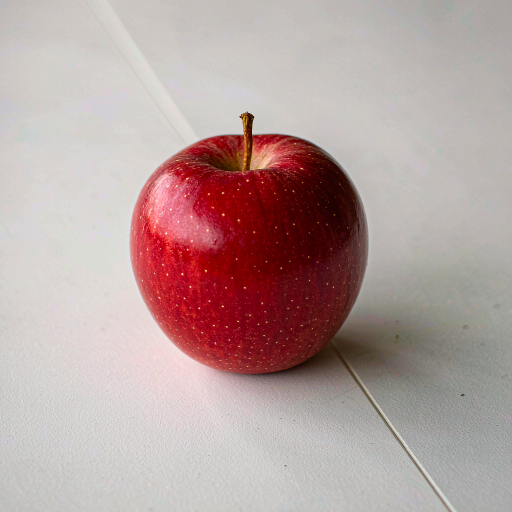
//> input picture 底层算法演示/GrabCut/assets/subject.png, 1024 x 1024 px (shown at 1/2 size)
$ ./grabcut -i=../assets/subject.png   (built with g++ and OpenCV 4)
//> lines starting //> are read from the running program, lines starting //| are printed output that depends on the picture; after the words box and inside, x2 and y2 are one past the last pixel; in counts of white or black regions, pixels touching at a corner belong together
/**
 * @file    grabcut.cpp
 * @brief   GrabCut 演示：用矩形框初始化，迭代优化 GMM 模型并提取前景。
 * @details 流程：定义初始矩形 -> 迭代优化模型 -> 涂鸦修正（可选）-> 提取前景。
 * @note    依赖：OpenCV 4.x（core / imgproc / imgcodecs / highgui）
 *          GrabCut 在 RGB 空间建 GMM，先验只有「矩形内=可能前景、外=确定背景」，
 *          所以矩形必须把目标完整框住且尽量贴紧，否则背景颜色会混进前景模型。
 */

#include <algorithm>
#include <iostream>
#include <string>
#include <vector>

#include <opencv2/opencv.hpp>
#include <opencv2/core/utils/filesystem.hpp>

namespace {

const int kPanelWidth = 480;
const int kPanelHeight = 360;
const int kTitleHeight = 30;

/** @brief 在若干候选位置中查找素材，便于从不同工作目录运行。 */
std::string locateAsset(const std::string& fileName)
{
    const std::vector<std::string> candidates = {
        "../../assets/" + fileName, "../assets/" + fileName, "assets/" + fileName};
    for (const auto& path : candidates) {
        if (cv::utils::fs::exists(path)) {
            return path;
        }
    }
    return candidates.front();
}

/** @brief 由素材路径推导输出目录：<demo>/assets/x.png -> <demo>/output。 */
std::string outputDirFor(const std::string& inputPath)
{
    std::string dir = inputPath;
    const size_t slash = dir.find_last_of("/\\");
    dir = (slash == std::string::npos) ? "." : dir.substr(0, slash);
    const size_t slash2 = dir.find_last_of("/\\");
    const std::string leaf = (slash2 == std::string::npos) ? dir : dir.substr(slash2 + 1);
    if (leaf == "assets") {
        dir = (slash2 == std::string::npos) ? "." : dir.substr(0, slash2);
    }
    return dir + "/output";
}

/** @brief 等比缩放并居中留白到固定面板。 */
cv::Mat fitPanel(const cv::Mat& image, const std::string& title)
{
    cv::Mat bgr;
    if (image.channels() == 1) {
        cv::cvtColor(image, bgr, cv::COLOR_GRAY2BGR);
    } else {
        bgr = image;
    }
    const double scale =
        std::min(kPanelWidth / static_cast<double>(bgr.cols),
                 kPanelHeight / static_cast<double>(bgr.rows));
    cv::Mat scaled;
    cv::resize(bgr, scaled, cv::Size(), scale, scale, cv::INTER_AREA);
    cv::Mat panel(kPanelHeight + kTitleHeight, kPanelWidth, CV_8UC3, cv::Scalar(255, 255, 255));
    const int x = (kPanelWidth - scaled.cols) / 2;
    const int y = kTitleHeight + (kPanelHeight - scaled.rows) / 2;
    scaled.copyTo(panel(cv::Rect(x, y, scaled.cols, scaled.rows)));
    cv::putText(panel, title, cv::Point(8, 21), cv::FONT_HERSHEY_SIMPLEX, 0.5,
                cv::Scalar(0, 0, 0), 1, cv::LINE_AA);
    return panel;
}

/** @brief 按列数拼接等尺寸面板。 */
cv::Mat montage(const std::vector<cv::Mat>& panels, int cols)
{
    const int rows = static_cast<int>((panels.size() + cols - 1) / cols);
    cv::Mat canvas(rows * panels[0].rows, cols * panels[0].cols, CV_8UC3, cv::Scalar(255, 255, 255));
    for (size_t i = 0; i < panels.size(); ++i) {
        const int r = static_cast<int>(i) / cols;
        const int c = static_cast<int>(i) % cols;
        panels[i].copyTo(canvas(cv::Rect(c * panels[i].cols, r * panels[i].rows,
                                         panels[i].cols, panels[i].rows)));
    }
    return canvas;
}

}  // namespace

/**
 * @brief  主流程：矩形初始化的 GrabCut 前景提取。
 * @param  argc 参数个数。
 * @param  argv 参数列表。
 * @return 0 表示成功，非 0 表示失败。
 */
int main(int argc, char** argv)
{
    const cv::String keys =
        "{help h usage ? |      | 打印帮助信息 }"
        "{i input        |      | 输入图像路径，缺省读取 assets/subject.png }"
        "{o output       |      | 输出图像路径，缺省写入 <目录>/output/grabcut.png }"
        "{m margin       | 0.10 | 矩形相对边界的留白比例 }"
        "{n iters        | 5    | 迭代次数 }"
        "{d display      | 0    | 是否弹窗显示 (1=显示, 0=不显示) }";

    cv::CommandLineParser parser(argc, argv, keys);
    parser.about("GrabCut 演示: 矩形初始化 + GMM 迭代\n参数请使用 --key=value 形式");
    if (parser.has("help")) {
        parser.printMessage();
        return 0;
    }
    if (!parser.check()) {
        parser.printErrors();
        parser.printMessage();
        return -1;
    }

    std::string inputPath = parser.get<std::string>("input");
    if (inputPath.empty()) {
        inputPath = locateAsset("subject.png");
    }
    const cv::Mat src = cv::imread(inputPath, cv::IMREAD_COLOR);
//> src is the input picture: 1024 rows x 1024 cols, CV_8UC3; mean B, G, R 159, 160.6, 182.4
    if (src.empty()) {
        std::cerr << "无法读取图像: " << inputPath << std::endl;
        return -1;
    }

    // 步骤 1：定义初始矩形。留一圈边距，保证背景像素也能进入背景 GMM。
    const double margin = std::max(0.0, std::min(0.4, parser.get<double>("margin")));
    const cv::Rect rect(static_cast<int>(src.cols * margin), static_cast<int>(src.rows * margin),
                        static_cast<int>(src.cols * (1.0 - 2 * margin)),
                        static_cast<int>(src.rows * (1.0 - 2 * margin)));
//> rect = Rect(102, 102, 819, 819)

    // 步骤 2：迭代优化模型。
    cv::Mat mask = cv::Mat::zeros(src.size(), CV_8U);
    cv::Mat bgdModel;
    cv::Mat fgdModel;
    const int iterations = std::max(1, parser.get<int>("iters"));
    cv::grabCut(src, mask, rect, bgdModel, fgdModel, iterations, cv::GC_INIT_WITH_RECT);
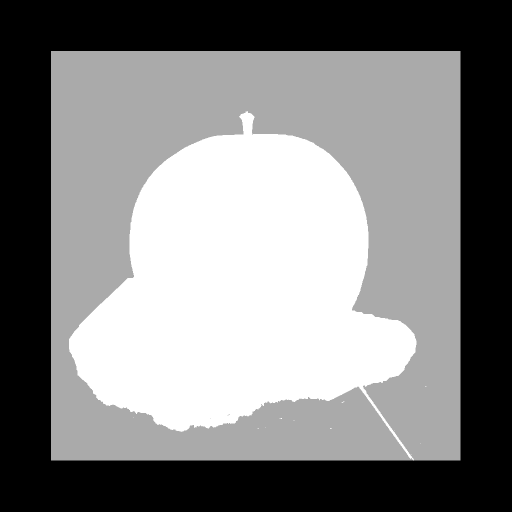
//> mask: 1024 rows x 1024 cols, CV_8UC1 (shown at 1/2 size); min 0, max 3, mean 1.54; drawn with min black and max white
//> bgdModel = 65 values, max 220.2 at index 56, min 0.108 at index 4, mean 80.83; fgdModel = 65 values, max 2091 at index 51, min -30.48 at index 25, mean 493.9

    // 步骤 3~4：按标签提取前景。PR_FGD 表示「可能前景」，与 FGD 一并保留。
    cv::Mat binary = (mask == cv::GC_FGD) | (mask == cv::GC_PR_FGD);
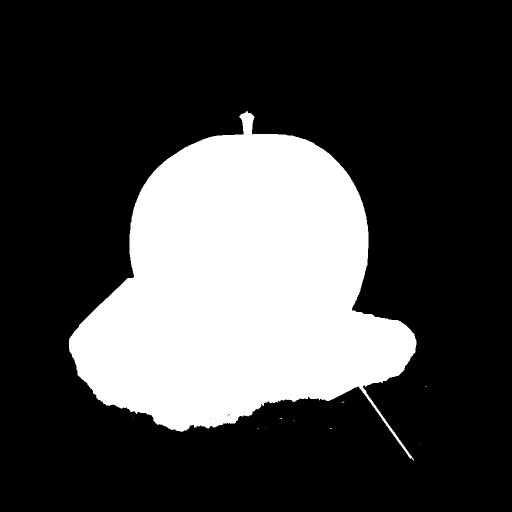
//> binary: 1024 rows x 1024 cols, CV_8UC1 (shown at 1/2 size); 26.4% white; 12 white regions (11 under 20 px), largest, box (x1, y1, x2, y2) and area: (138, 222, 833, 921) 277257
    cv::Mat foreground(src.size(), CV_8UC3, cv::Scalar(255, 255, 255));
    src.copyTo(foreground, binary);
    cv::Mat background(src.size(), CV_8UC3, cv::Scalar(0, 0, 0));
    src.copyTo(background, ~binary);

    // 标签可视化：确定前景绿、可能前景浅绿、确定背景黑、可能背景灰。
    cv::Mat labelView(src.size(), CV_8UC3, cv::Scalar(0, 0, 0));
    labelView.setTo(cv::Scalar(0, 60, 0), mask == cv::GC_FGD);
    labelView.setTo(cv::Scalar(0, 160, 0), mask == cv::GC_PR_FGD);
    labelView.setTo(cv::Scalar(60, 60, 60), mask == cv::GC_PR_BGD);
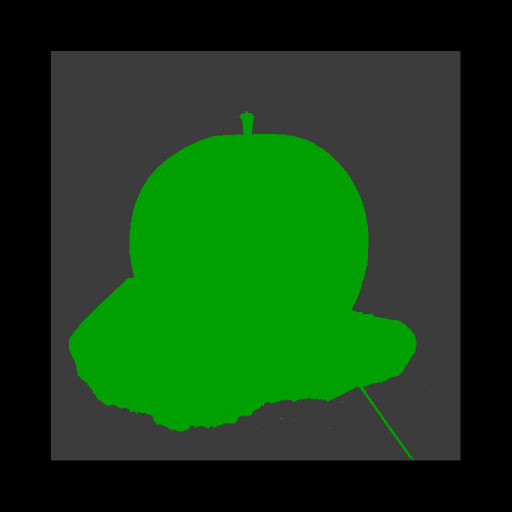
//> labelView: 1024 rows x 1024 cols, CV_8UC3 (shown at 1/2 size); mean B, G, R 22.5, 64.8, 22.5

    const double ratio = 100.0 * cv::countNonZero(binary) / binary.total();
//> ratio = 26.44
    std::cout << "输入: " << inputPath << ", 迭代 " << iterations << " 次\n";
    std::cout << "  前景占比: " << ratio << "%\n";
//|   前景占比: 26.4444%

    cv::Mat rectView = src.clone();
    cv::rectangle(rectView, rect, cv::Scalar(0, 255, 255), 3, cv::LINE_AA);
//> rectView: 1024 rows x 1024 cols, CV_8UC3; 2.18% of pixels changed, all inside (x1, y1, x2, y2) = (99, 99, 924, 924)

    const std::vector<cv::Mat> panels = {
        fitPanel(rectView, "initial rect"),
        fitPanel(labelView, "grabCut labels"),
        fitPanel(foreground, "foreground"),
        fitPanel(background, "background")};
//> in fitPanel, `cv::putText(panel, title, cv::Point(8, 21), cv::FONT_HERSHEY_SIMPLEX, ..`: panel: 390 rows x 480 cols, CV_8UC3; mean B, G, R 186, 190.1, 205.1
//> call 2 of fitPanel, with title = "grabCut labels"
//> in fitPanel (call 2), `cv::putText(panel, title, cv::Point(8, 21), cv::FONT_HERSHEY_SIMPLEX, ..`:
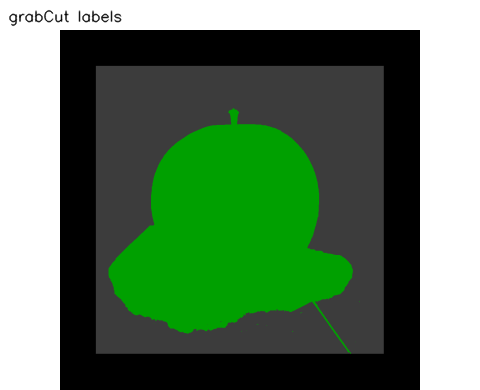
//> panel: 390 rows x 480 cols, CV_8UC3; mean B, G, R 93.6, 122.9, 93.6
//> call 3 of fitPanel, with title = "foreground"
//> in fitPanel (call 3), `cv::putText(panel, title, cv::Point(8, 21), cv::FONT_HERSHEY_SIMPLEX, ..`:
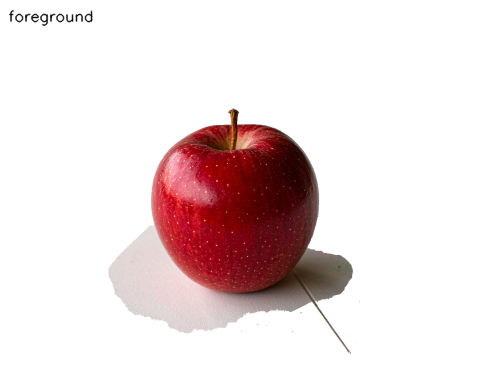
//> panel: 390 rows x 480 cols, CV_8UC3; mean B, G, R 222.3, 221.9, 235.4
//> call 4 of fitPanel, with title = "background"
//> in fitPanel (call 4), `cv::putText(panel, title, cv::Point(8, 21), cv::FONT_HERSHEY_SIMPLEX, ..`:
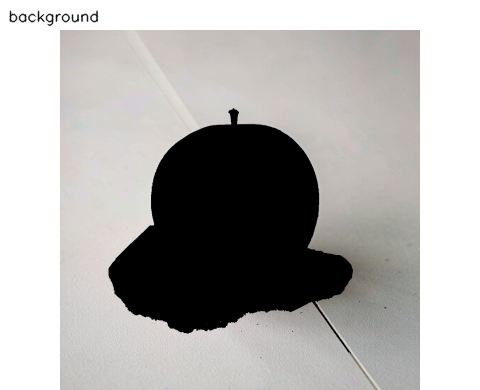
//> panel: 390 rows x 480 cols, CV_8UC3; mean B, G, R 173.8, 175.3, 176.9
    const cv::Mat result = montage(panels, 2);
//> in montage, `const int rows = static_cast<int>((panels.size() + cols - 1) / cols);`: rows = 2
//> in montage, `cv::Mat canvas(rows * panels[0].rows, cols * panels[0].cols, CV_8UC3, ..`: canvas: 780 rows x 960 cols, CV_8UC3; every value is 255
//> the loop in montage, `for (size_t i = 0; i < panels.size(); ++i)` made 4 passes
//> after the loop in montage, `for (size_t i = 0; i < panels.size(); ++i)`:
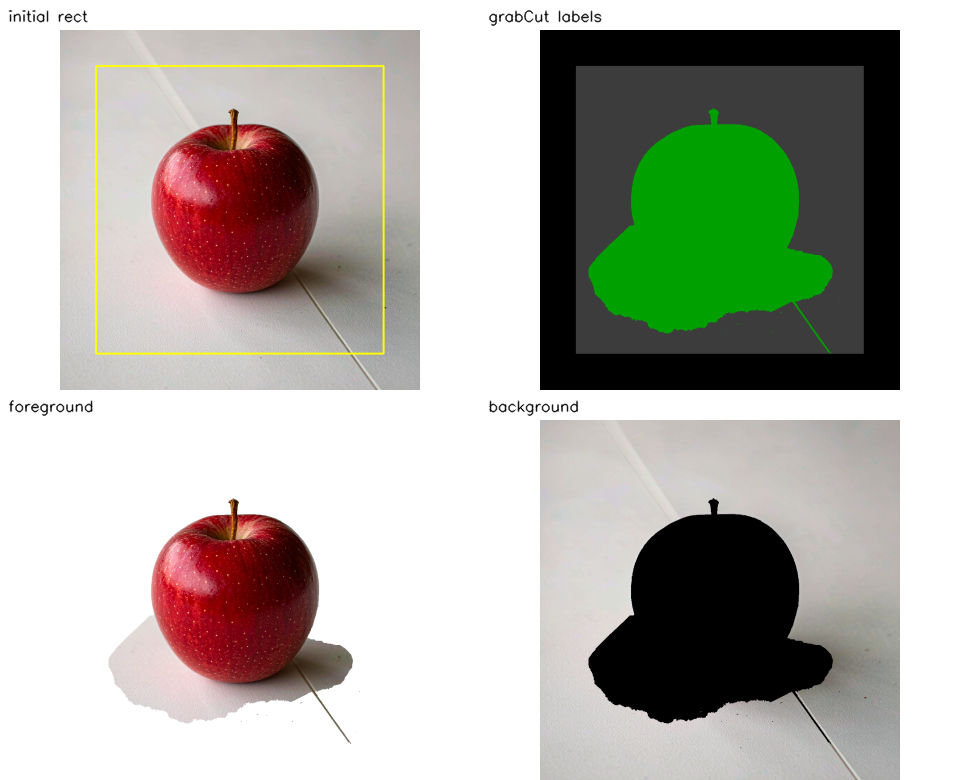
//> canvas: 780 rows x 960 cols, CV_8UC3; mean B, G, R 168.9, 177.5, 177.8

    std::string outputPath = parser.get<std::string>("output");
    if (outputPath.empty()) {
        const std::string outDir = outputDirFor(inputPath);
        cv::utils::fs::createDirectories(outDir);
        outputPath = outDir + "/grabcut.png";
    }
    if (!cv::imwrite(outputPath, result)) {
        std::cerr << "无法写入输出图像: " << outputPath << std::endl;
        return -1;
    }
    std::cout << "结果已保存至 " << outputPath << std::endl;

    if (parser.get<int>("display") != 0) {
        cv::imshow("grabcut", result);
        cv::waitKey(0);
    }
    return 0;
}
